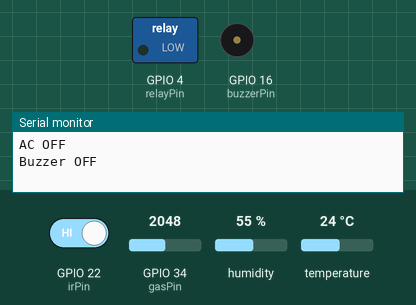
The sketch below on a simulated ESP32. On the bench: switched loads named in the sketch (green lamp = pin HIGH), buzzer (waves = sounding, pin HIGH), the last lines printed to the serial monitor. The inputs (shaded band) are chosen by the test bench; at power-on: GPIO 34 (gasPin) = 2048, GPIO 22 (irPin) HIGH, humidity 55 %, temperature 24 °C. WiFi joins after 1.5 s; servers stay silent unless stated.

Above: at 3.0 s.
3.1 s: GPIO 34 (gasPin) set to 1230
5.8 s: GPIO 34 (gasPin) set to 1153
At 6.7 s:
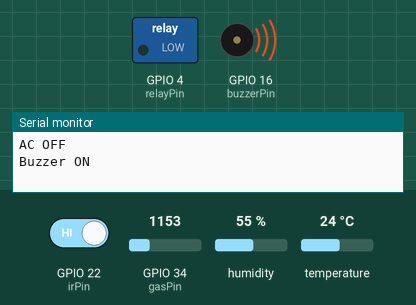
8.5 s: GPIO 22 (irPin) driven LOW
At 11.1 s:
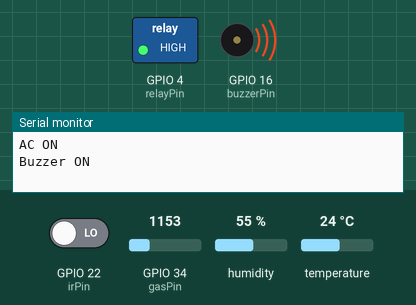
11.4 s: GPIO 34 (gasPin) set to 1228
At 12.7 s:
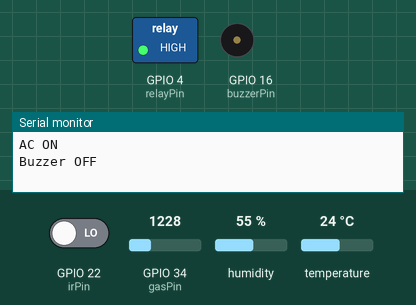
14.1 s: GPIO 34 (gasPin) set to 1160
At 17.1 s:
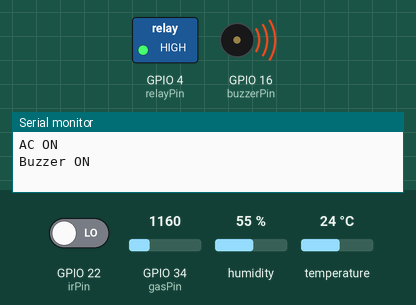
17.5 s: GPIO 34 (gasPin) set to 1240
At 18.7 s:
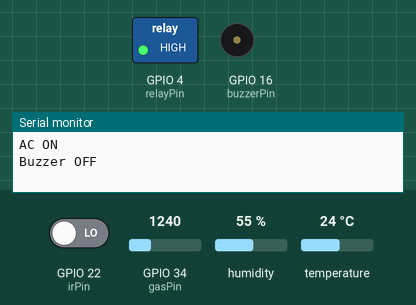
Timing chart, 0 to 20.5 s (numbered marks = the images above; inputs shaded):
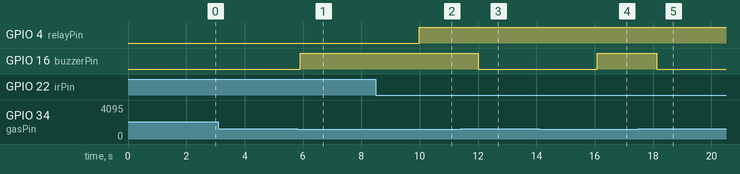

Measured:
- the behaviour switches between 1200 and 1199 on GPIO 34 (gasPin) (found by bisection; images 0 and 1)
- after the input at 5.8 s, GPIO 16 (buzzerPin): LOW → HIGH after 0.11 s
- after the input at 8.5 s, GPIO 4 (relayPin): LOW → HIGH after 1.5 s
- after the input at 11.4 s, GPIO 16 (buzzerPin): HIGH → LOW after 0.61 s
- after the input at 14.1 s, GPIO 16 (buzzerPin): LOW → HIGH after 2.0 s
- after the input at 17.5 s, GPIO 16 (buzzerPin): HIGH → LOW after 0.62 s

The sketch:

main.ino
```cpp
#define BLYNK_TEMPLATE_ID ""
#define BLYNK_TEMPLATE_NAME ""
#define BLYNK_AUTH_TOKEN ""
#define BLYNK_PRINT Serial

#include<DHT.h>
#include<WiFi.h>
#include<BlynkSimpleEsp32.h>

char ssid[]="The WIFI";
char password[]="123madhu";

// Pins
int dhtPin=23;
int irPin=22;
int relayPin=4;
int gasPin=34;
int buzzerPin=16;

// Actions
#define OBJECT_DETECTED 0
#define GAS_THRESHOLD 1200

// DHT Object
DHT dht(dhtPin,DHT11);

void setup() {
  projectInit();
}

void loop() {
  float h=getHumidity();
  float t=getTemperature();
  float i=getIR();
  float g=getGas();


  if(isnan(h)||isnan(t) || isnan(i) || isnan(g))
    return;

  Serial.print("Humidity: ");
  Serial.print(h);
  Serial.print(",Temperature: ");
  Serial.print(t);
  Serial.print(",IR: ");
  Serial.print(i);
  Serial.print(",Gas: ");
  Serial.println(g);

  uploadToBlynk(h,t,i,g);

  if(i==OBJECT_DETECTED)
    relayControl("on");
  else
    relayControl("off");

  if(g<GAS_THRESHOLD) {
    buzzerControl("on");
  } else {
    buzzerControl("off");
  }
  delay(2000);
}

void projectInit(){
  Serial.begin(115200);
  dht.begin();
  Blynk.begin(BLYNK_AUTH_TOKEN,ssid,password);

  pinMode(relayPin,OUTPUT);
  pinMode(irPin,INPUT);
  pinMode(buzzerPin,OUTPUT);
}

float getHumidity(){
  return dht.readHumidity();
}

float getTemperature(){
  return dht.readTemperature();
}

float getIR(){
  return digitalRead(irPin);
}

float getGas(){
  return analogRead(gasPin);
}

void relayControl(String action){
  if(action=="on"){
    digitalWrite(relayPin,1);
    Serial.println("AC ON");
  }
  else if(action=="off"){
    digitalWrite(relayPin,0);
    Serial.println("AC OFF");
  }
}

void buzzerControl(String action){
  if(action=="on"){
    digitalWrite(buzzerPin,1);
    Serial.println("Buzzer ON");
  }
  else if(action=="off"){
    digitalWrite(buzzerPin,0);
    Serial.println("Buzzer OFF");
  }
}

void uploadToBlynk(float h,float t,float i,float g){
  Blynk.virtualWrite(V0,h);
  Blynk.virtualWrite(V1,t);
  Blynk.virtualWrite(V2,i);
  Blynk.virtualWrite(V3,g);
  delay(10);
}
```
